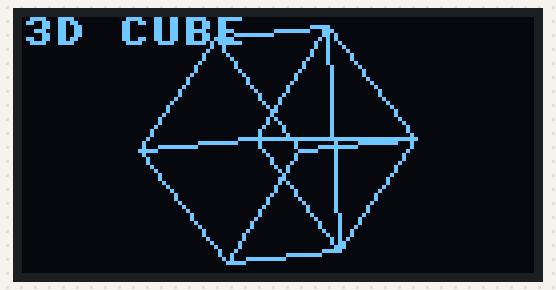
This program was run on a simulated ESP32 board running MicroPython. On the bench: 128×64 one-colour display. Library files of the repository ran but are not shown: ssd1306.py.

Above: at 0.53 s.
At 5.36 s:
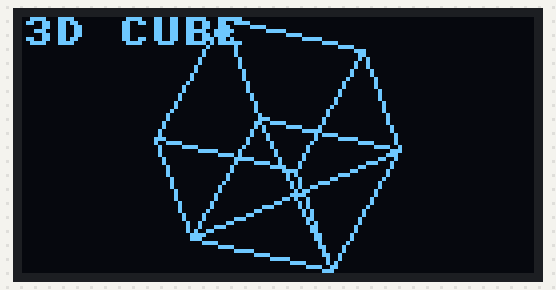
At 10.2 s:
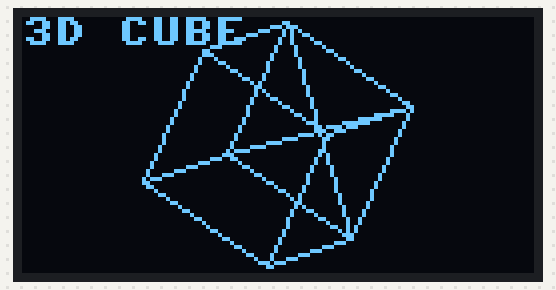
At 19.87 s:
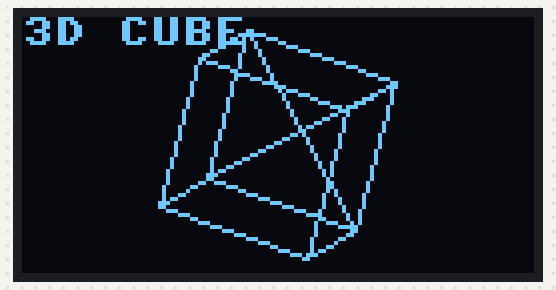
At 29.53 s:
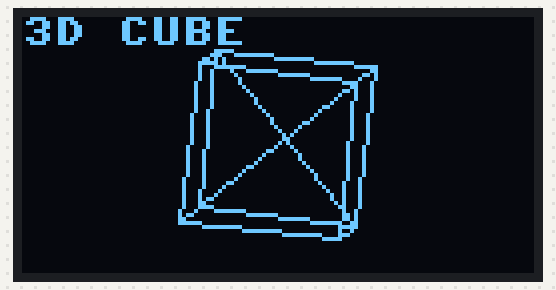
At 39.2 s:
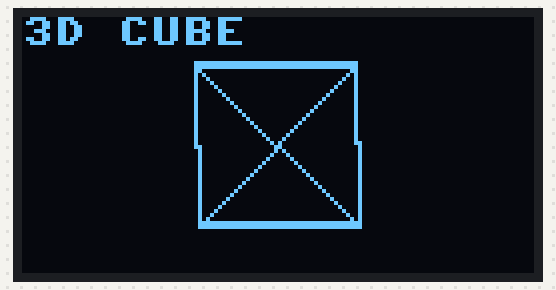

The program:

main.py
```python
# 3D CUBE MicroPython version with ESP32 and ssd1306 OLED

from machine import Pin, I2C
from micropython import const
from time import sleep_ms
from math import sin, cos
from ssd1306 import SSD1306_I2C

X = const(64)
Y = const(32)

f = [[0.0 for _ in range(3)] for _ in range(8)]
cube = ((-20,-20, 20), (20,-20, 20), (20,20, 20), (-20,20, 20),
        (-20,-20,-20), (20,-20,-20), (20,20,-20), (-20,20,-20))

i2c = I2C(scl=Pin(4), sda=Pin(5))
oled = SSD1306_I2C(X * 2, Y * 2, i2c)
oled.fill(0)
oled.show()

while True:
    for angle in range(0, 361, 3):  # 0 to 360 deg 3step
        for i in range(8):
            r  = angle * 0.0174532  # 1 degree
            x1 = cube[i][2] * sin(r) + cube[i][0] * cos(r)  # rotate Y
            ya = cube[i][1]
            z1 = cube[i][2] * cos(r) - cube[i][0] * sin(r)
            x2 = x1
            y2 = ya * cos(r) - z1 * sin(r)  # rotate X
            z2 = ya * sin(r) + z1 * cos(r)
            x3 = x2 * cos(r) - y2 * sin(r)  # rotate Z
            y3 = x2 * sin(r) + y2 * cos(r)
            z3 = z2
            x3 = x3 + X
            y3 = y3 + Y
            f[i][0] = x3  # store new values
            f[i][1] = y3
            f[i][2] = z3
        oled.fill(0)  # clear
        oled.line(int(f[0][0]), int(f[0][1]), int(f[1][0]), int(f[1][1]), 1)
        oled.line(int(f[1][0]), int(f[1][1]), int(f[2][0]), int(f[2][1]), 1)
        oled.line(int(f[2][0]), int(f[2][1]), int(f[3][0]), int(f[3][1]), 1)
        oled.line(int(f[3][0]), int(f[3][1]), int(f[0][0]), int(f[0][1]), 1)
        oled.line(int(f[4][0]), int(f[4][1]), int(f[5][0]), int(f[5][1]), 1)
        oled.line(int(f[5][0]), int(f[5][1]), int(f[6][0]), int(f[6][1]), 1)
        oled.line(int(f[6][0]), int(f[6][1]), int(f[7][0]), int(f[7][1]), 1)
        oled.line(int(f[7][0]), int(f[7][1]), int(f[4][0]), int(f[4][1]), 1)
        oled.line(int(f[0][0]), int(f[0][1]), int(f[4][0]), int(f[4][1]), 1)
        oled.line(int(f[1][0]), int(f[1][1]), int(f[5][0]), int(f[5][1]), 1)
        oled.line(int(f[2][0]), int(f[2][1]), int(f[6][0]), int(f[6][1]), 1)
        oled.line(int(f[3][0]), int(f[3][1]), int(f[7][0]), int(f[7][1]), 1)
        oled.line(int(f[1][0]), int(f[1][1]), int(f[3][0]), int(f[3][1]), 1)  # cross
        oled.line(int(f[0][0]), int(f[0][1]), int(f[2][0]), int(f[2][1]), 1)  # cross
        oled.text('3D CUBE', 0, 0)
        oled.show()  # display
        sleep_ms(1)
```
